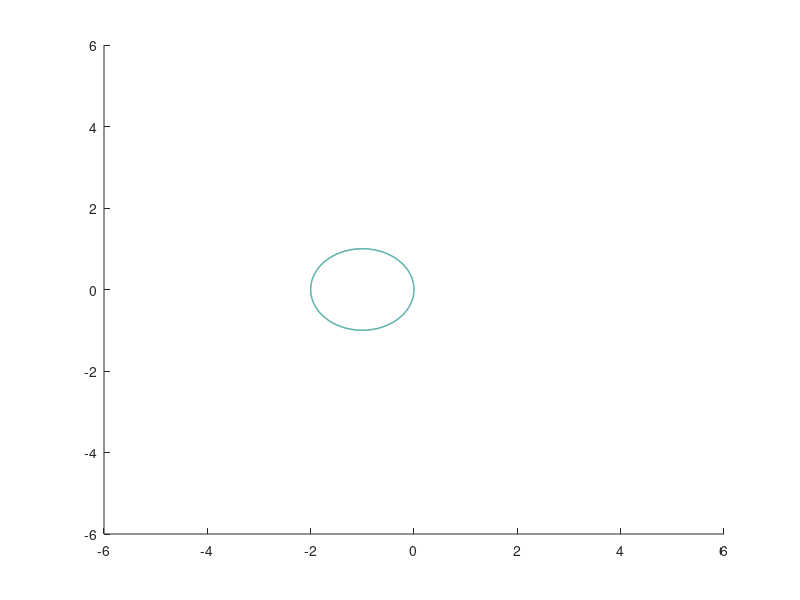

MATLAB code for this plot: (Note: this script raises an error after producing the figure.)
%% RK Stability Diagram
clear all;
clc;
[x,y] = meshgrid(-6:0.01:6,-6:0.01:6);
z = x+i*y;
R1 = 1+z;
zlevel = abs(R1);
contour(x,y,zlevel,[1 1],'LineWidth',1,'Color','k');
hold on;
R2 = 1+z+0.5*z.^2;
zlevel = abs(R2);
contour(x,y,zlevel,[1 1],'LineWidth',1,'Color','r');
hold on;
R3 = 1+z+0.5*z.^2+(1/6)*z.^3;
zlevel = abs(R3);
contour(x,y,zlevel,[1 1],'LineWidth',1,'Color','b');
hold on;
R4 = 1+z+0.5*z.^2+(1/6)*z.^3+(1/24)*z.^4;
zlevel = abs(R4);
contour(x,y,zlevel,[1 1],"LineWidth",1,'Color','g');
hold on;
R5 = 1+z+0.5*z.^2+(1/6)*z.^3+(1/24)*z.^4+(1/120)*z.^5;
zlevel = abs(R5);
contour(x,y,zlevel,[1 1],"LineWidth",1,'Color','c');
hold on;
R6 = 1+z+0.5*z.^2+(1/6)*z.^3+(1/24)*z.^4+(1/120)*z.^5+(1/720)*z.^6;
zlevel = abs(R6);
contour(x,y,zlevel,[1 1],"LineWidth",1,'Color','m');
hold on
xlabel('Real Axis');
ylabel('Imaginary Axis');
title(['RK Stability Diagram']);
legend('RK-1','RK-2','RK-3','RK-4','RK-5','RK-6');
%% End of MATLAB Program
